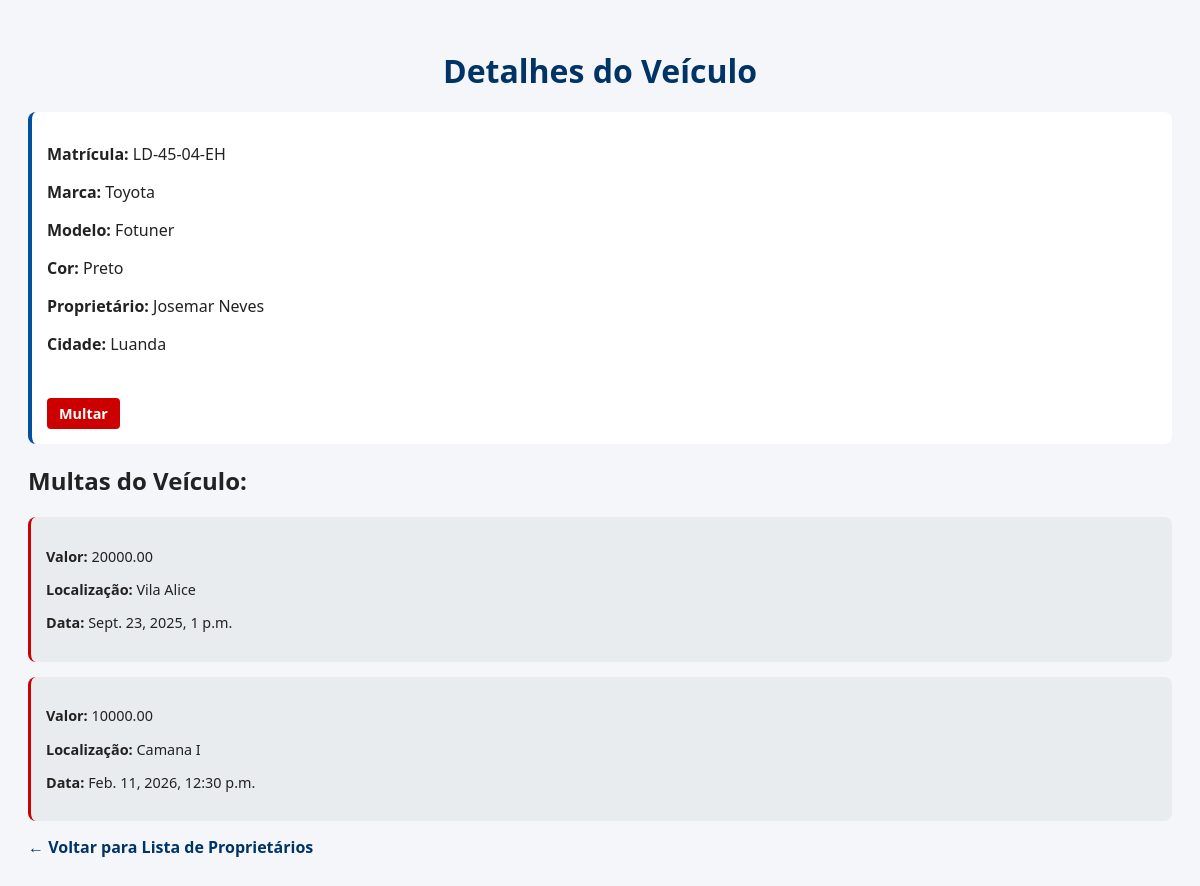
Page /list/6/ (signed in) on the committed database.
### multas/models.py (models this page shows, shortened)
class Veiculo(models.Model):
    proprietario = models.ForeignKey(Proprietario, on_delete=models.CASCADE, related_name="veiculos")
    marca = models.CharField(max_length=150)
    modelo = models.CharField(max_length=150)
    cor = models.CharField(max_length=50)
    matricula = models.CharField(max_length=150, unique=True)
    foto_frontal = models.ImageField(upload_to="fotos/", blank=True, null=True)
    foto_traseira = models.ImageField(upload_to="fotos/", blank=True, null=True)
    foto_lateralE = models.ImageField(upload_to="fotos/", blank=True, null=True)
    foto_lateralD = models.ImageField(upload_to="fotos/", blank=True, null=True)

class Proprietario(models.Model):
    nome_completo = models.CharField(max_length=150)
    cidade = models.CharField(max_length=250)
    email = models.CharField(blank=True, null=True)

class Multa(models.Model):
    veiculo = models.ForeignKey(Veiculo, on_delete=models.CASCADE, related_name="multas")
    foto = models.ImageField(upload_to="foto/", null=True, blank=True)
    valor = models.DecimalField(max_digits=10, decimal_places=2)
    localizacao = models.CharField(max_length=200)
    data = models.DateTimeField(auto_now_add=True)
    tipo = models.CharField(blank=True)
    velocidade = models.DecimalField(max_digits=10, decimal_places=2, blank=True, null=True)
    agente = models.CharField(max_length=15, blank=True)
    confirmada = models.BooleanField(default=False)  # 👈 NOVO CAMPO

### multas/views.py (the view)
# urls.py: path('list/<int:pk>/', Detail.as_view(), name='lista'),
class Detail(LoginRequiredMixin, DetailView):
    model = Veiculo
    template_name = "detail.html"
    context_object_name = "veiculo"
    login_url='login'

### multas/templates/detail.html (shortened to what this page needs)
<!DOCTYPE html>
<html lang="pt-br">
<head>
</head>
<body>
<h1>Detalhes do Veículo</h1>
<div class="veiculo">
    <p><strong>Matrícula:</strong> {{ veiculo.matricula }}</p>
    <p><strong>Marca:</strong> {{ veiculo.marca }}</p>
    <p><strong>Modelo:</strong> {{ veiculo.modelo }}</p>
    <p><strong>Cor:</strong> {{ veiculo.cor }}</p>
    <p><strong>Proprietário:</strong> {{ veiculo.proprietario.nome_completo }}</p>
    <p><strong>Cidade:</strong> {{ veiculo.proprietario.cidade }}</p>
    <br> <a href="{% url 'multar' veiculo.id %}" class="btn-multar">Multar</a>
</div>
<h2>Multas do Veículo:</h2>
{% if veiculo.multas.all %}
    {% for m in veiculo.multas.all %}
        <div class="multa">
            <p><strong>Valor:</strong> {{ m.valor }}</p>
            <p><strong>Localização:</strong> {{ m.localizacao }}</p>
            <p><strong>Data:</strong> {{ m.data }}</p>
        </div>
    {% endfor %}
{% else %}
    <p>Sem multas registradas.</p>
{% endif %}
<a href="{% url 'list' %}">&larr; Voltar para Lista de Proprietários</a>
</body>
</html>

### multas/templates/detail.html (style rules this page uses)
body { font-family: 'Segoe UI', Tahoma, Geneva, Verdana, sans-serif; padding: 20px; background: #f4f6f9; color: #222; }
h1 { color: #003366; text-align: center; margin-bottom: 20px; }
.veiculo, .multa { background: #fff; padding: 15px; margin-bottom: 15px; border-radius: 8px; border-left: 4px solid #00509e; }
.multa { border-left: 3px solid #cc0000; font-size: 0.9em; background: #e9ecef; }
a { text-decoration: none; color: #003366; font-weight: bold; }
.btn-multar { display: inline-block; background-color: #cc0000; color: #fff; padding: 6px 12px; margin-top: 5px; border-radius: 4px; text-decoration: none; font-weight: 600; font-size: 0.9em; transition: background 0.3s; }

### rows in the picture
Veiculo: matricula "LD-45-04-EH", marca "Toyota", modelo "Fotuner", cor "Preto", proprietario.nome_completo "Josemar Neves", proprietario.cidade "Luanda"
Multa: valor "20000.00", localizacao "Vila Alice", data "Sept. 23, 2025, 1 p.m."
Multa: valor "10000.00", localizacao "Camana I", data "Feb. 11, 2026, 12:30 p.m."
